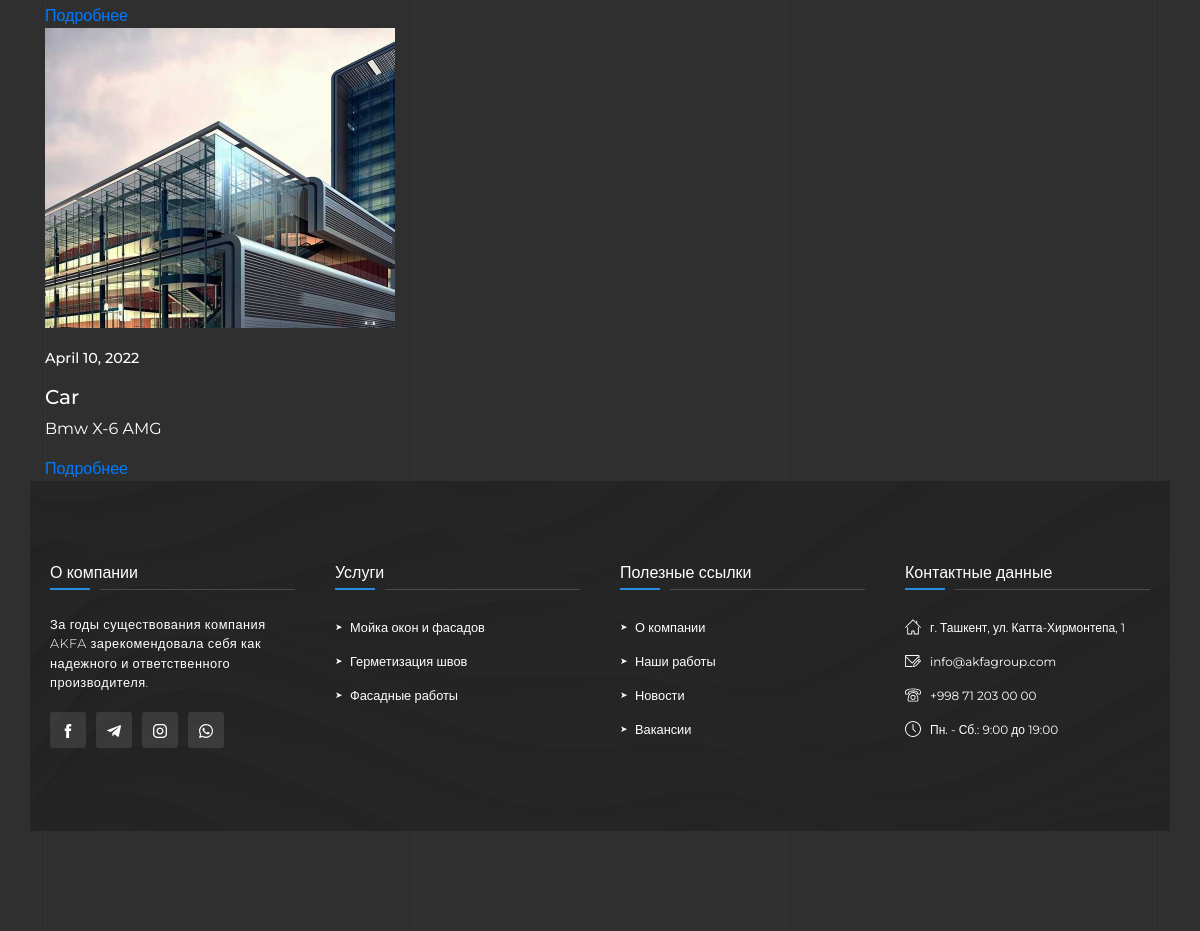
The page /news/ (lower part) on the database as committed earlier.
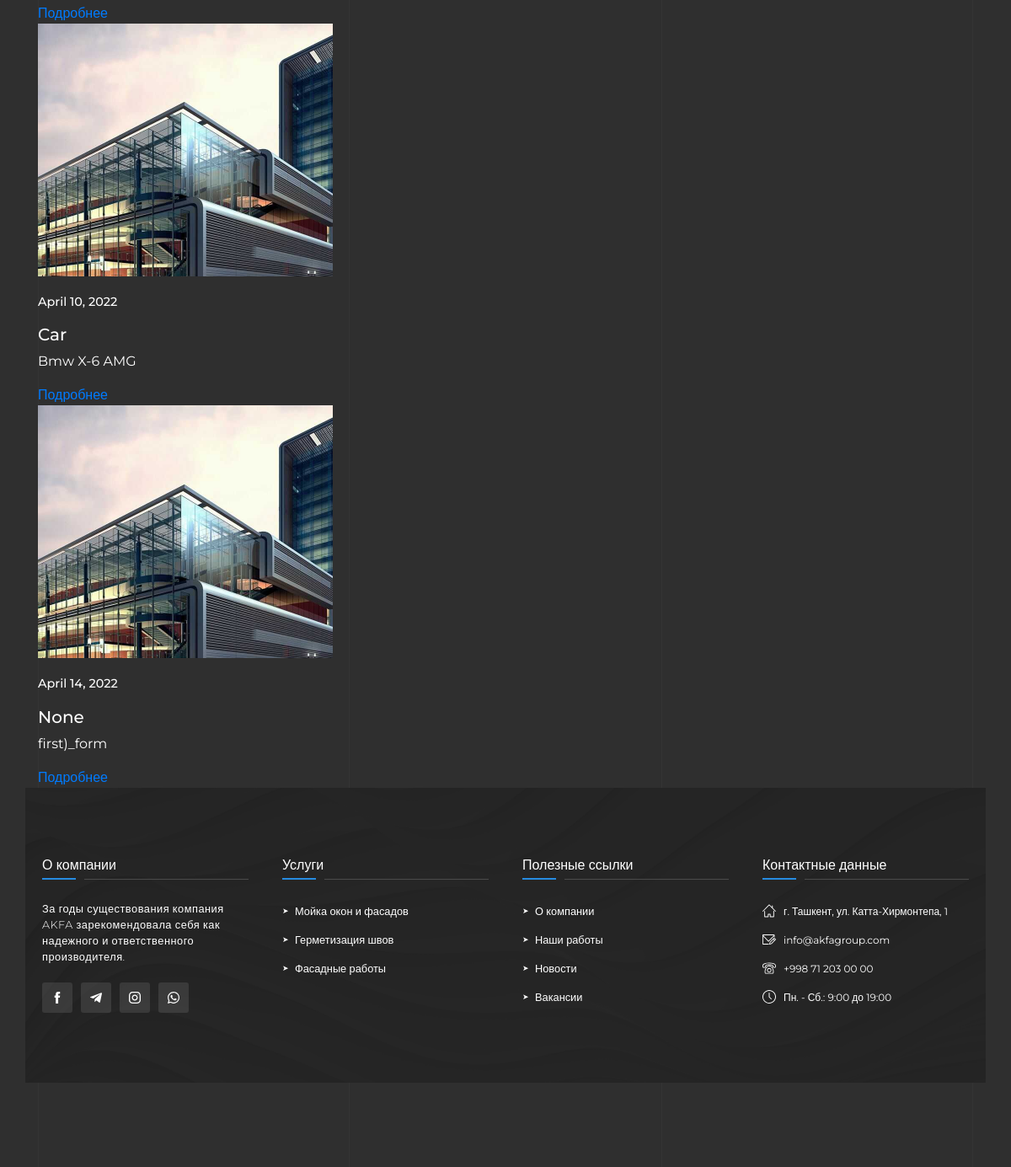
The same page on the database as committed later.
### news/models.py (models this page shows, shortened)
class NewsModel(models.Model):
    title = models.CharField(max_length=15, null=True, blank=True)
    body = models.TextField(null=True, blank=True)
    author = models.ForeignKey('auth.User', on_delete=models.CASCADE, null=True, blank=True)
    primer = models.DateField('Date', default=date.today, null=True, blank=True)

### news/views.py (the view)
# urls.py: path('', NewsViews.as_view(), name='news_page'),
class NewsViews(ListView):
    model = NewsModel
    template_name = "news.html"

### news/templates/news.html (shortened to what this page needs)
{% extends 'base.html' %}
{% load static %}
{% block content %}
<section class="news">
    <div class="container">
        <div class="section_content">
            <div class="row">
                    <div class="col-md-4 first_animation invisible">
                        <div class="news_item">
                            <a href="">
                                {% for news in object_list %}
                                    <div class="news_image">
                                        <img src="{% static 'img/about.jpg' %}" alt="">
                                    </div>
                                    <div class="news_caption">
                                        <p class="news_date"> {{ news.primer }} </p>
                                        <h5>
                                           {{ news.title }}
                                        </h5>
                                        <p>{{ news.body }}</p>
                                    </div>
                                    <a class="tn-title" href="{% url 'news:detail' news.id %}"><span>Подробнее</span></a>
                                {% endfor %}
                            </a>
                        </div>
                    </div>
                {% endblock %}

### templates/base.html (shortened to what this page needs)
{% load static %}
<!DOCTYPE html>
<html lang="en">
<head>
    <link rel="stylesheet" href="https://maxcdn.bootstrapcdn.com/bootstrap/4.5.2/css/bootstrap.min.css">
    <link rel="stylesheet" href="{% static 'css/animate.css' %}" media="all" />
    <link rel="stylesheet" href="{% static 'css/swiper.min.css' %}">
    <link rel="stylesheet" href="{% static 'css/style.css' %}">
</head>
<body>
<div class="wrapper">
    <div class="wrapper">
        {% block content %}
        {% endblock content %}
        {% include 'snippets/footer.html' %}
    </div>
</div>
</body>
</html>

### templates/snippets/header.html (shortened to what this page needs)
{% load static %}

### templates/snippets/footer.html
{% load static %}
<div class="footer">
    <div class="footer_inner">
        <div class="container">
            <div class="row footer_top">
                <div class="col-md-3">
                    <div class="footer_items">
                        <div class="footer_title">
                            О компании
                        </div>
                        <div class="footer_content">
                            <p>За годы существования компания AKFA зарекомендовала себя как надежного и
                                ответственного производителя.</p>
                            <ul class="social_icons">
                                <li><a href=""><img src="{% static 'img/facebook-w.svg' %}" alt=""></a></li>
                                <li><a href=""><img src="{% static 'img/telegram-w.svg' %}" alt=""></a></li>
                                <li><a href=""><img src="{% static 'img/instagram-w.svg' %}" alt=""></a></li>
                                <li><a href=""><img src="{% static 'img/whatsapp-w.svg' %}" alt=""></a></li>
                            </ul>
                        </div>
                    </div>
                </div>
                <div class="col-md-3">
                    <div class="footer_items">
                        <div class="footer_items">
                            <div class="footer_title">
                                Услуги
                            </div>
                        </div>
                        <div class="footer_content">
                            <ul class="footer_links">
                                <li><a href="{% url 'portfolio:port_page' %}">Мойка окон и фасадов</a></li>
                                <li><a href="{% url 'portfolio:port_page' %}">Герметизация швов</a></li>
                                <li><a href="{% url 'portfolio:port_page' %}">Фасадные работы</a></li>
                            </ul>
                        </div>
                    </div>
                </div>
                <div class="col-md-3">
                    <div class="footer_items">
                        <div class="footer_items">
                            <div class="footer_title">
                                Полезные ссылки
                            </div>
                        </div>
                        <div class="footer_content">
                            <ul class="footer_links">
                                <li><a href="">О компании</a></li>
                                <li><a href="">Наши работы</a></li>
                                <li><a href="{% url 'news:news_page' %}">Новости</a></li>
                                <li><a href="">Вакансии</a></li>
                            </ul>
                        </div>
                    </div>
                </div>
                <div class="col-md-3">
                    <div class="footer_items">
                        <div class="footer_items">
                            <div class="footer_title">
                                Контактные данные
                            </div>
                        </div>
                        <ul class="footer_contacts">
                            <li><a href="">г. Ташкент, ул. Катта-Хирмонтепа, 1</a></li>
                            <li><a href="">info@akfagroup.com</a></li>
                            <li><a href="">+998 71 203 00 00</a></li>
                            <li><a href="">Пн. - Сб.: 9:00 до 19:00</a></li>
                        </ul>
                    </div>
                </div>
            </div>
        </div>
    </div>
</div>

Rows that differ between the two databases and show on the page:
added NewsModel: primer "April 14, 2022", title "None", body "first)_form"
